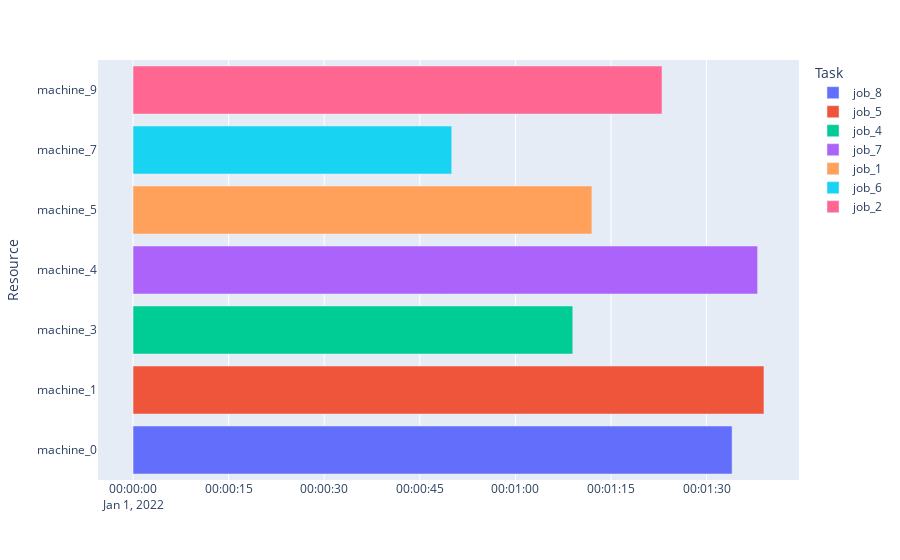
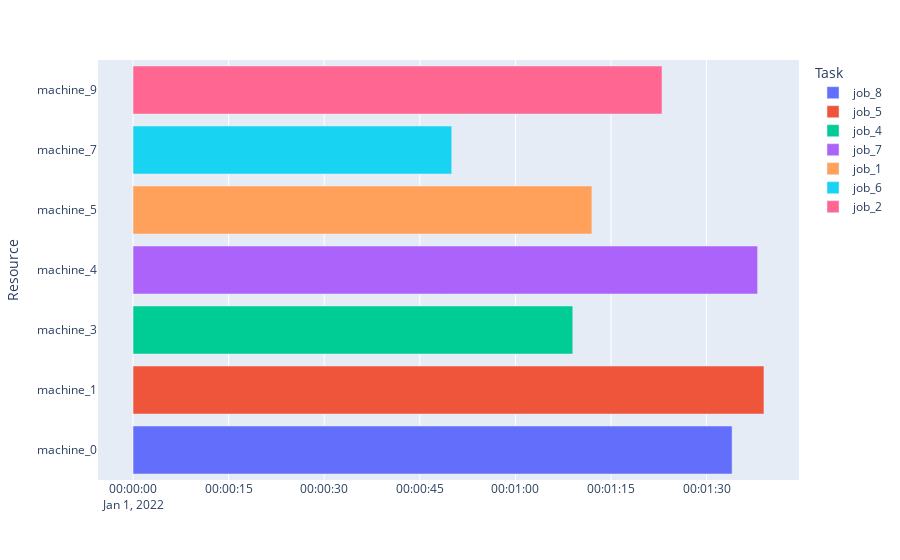
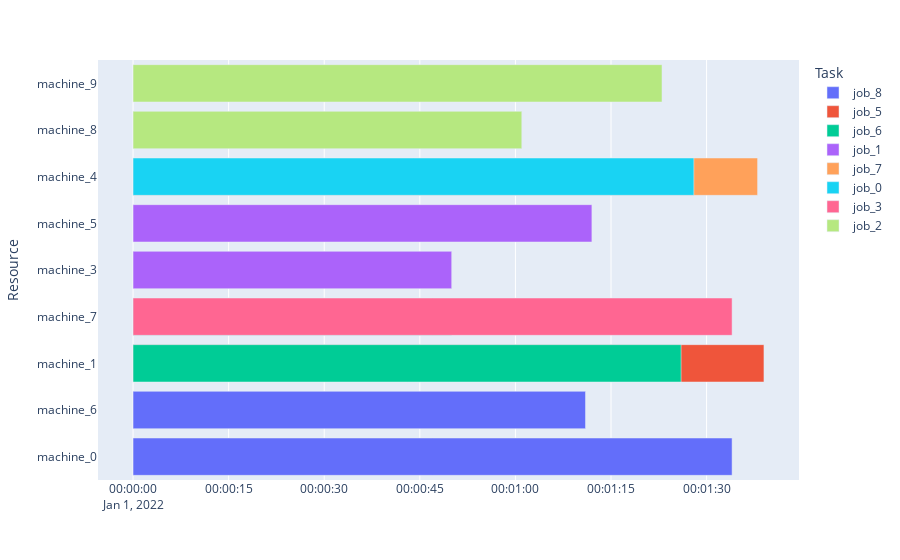
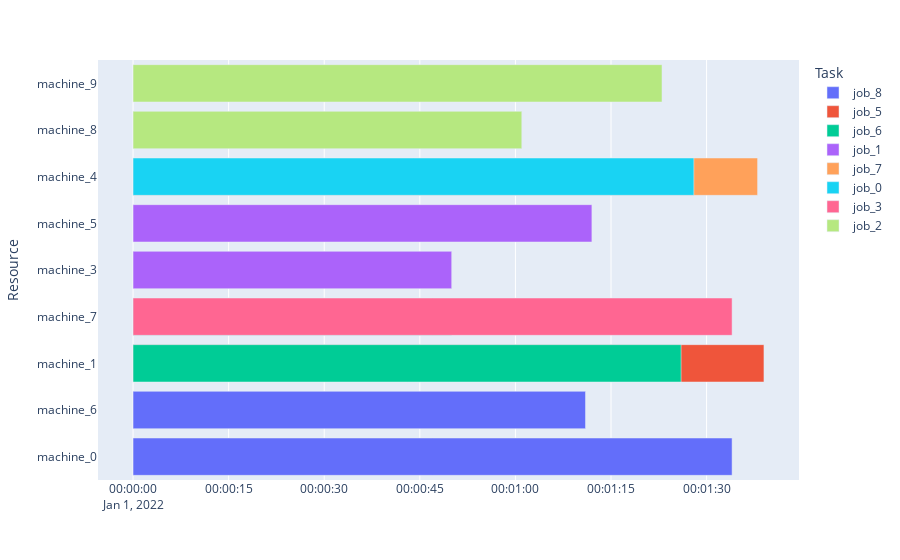

The notebook cell saved with these charts, in order:
### Code cell
import numpy as np
from src.jss_lite.jss_lite import jss_lite
t=np.empty((4,1),dtype=object)
import time
env=jss_lite()


state=env.reset()
for i in range(150):
    legal_action=env.get_legal_actions(state)
    action=np.random.choice(len(legal_action), 1, p=(legal_action / legal_action.sum()))[0]
    if action ==10:
        print(env.current_machines_status)
        env.render()
        state, reward, done, info=env.step(action)
        print(env.current_machines_status)
        env.render()
    else:
        state, reward, done, info=env.step(action)
    print(action)
    #print(env.count_finished_tasks_job_matrix)
    #print(env.count_finished_tasks_machine_matrix)
    #print(env.current_timestep)
    #env.render()
    if done==True:
        print(f"finished! no legal actions possible after {i} steps")
        break

### Figure 1 — Plotly figure (JSON) as saved in the notebook; plotly's stock layout.template omitted (floating-point values rounded to 4 significant figures)
{"data": [{"alignmentgroup": "True", "base": ["2022-01-01T00:00:00"], "hovertemplate": "Task=job_8<br>Start=%{base}<br>Finish=%{x}<br>Resource=%{y}<extra></extra>", "legendgroup": "job_8", "marker": {"color": "#636efa", "pattern": {"shape": ""}}, "name": "job_8", "offsetgroup": "job_8", "orientation": "h", "showlegend": true, "textposition": "auto", "type": "bar", "x": [94000], "xaxis": "x", "y": ["machine_0"], "yaxis": "y"}, {"alignmentgroup": "True", "base": ["2022-01-01T00:00:00"], "hovertemplate": "Task=job_5<br>Start=%{base}<br>Finish=%{x}<br>Resource=%{y}<extra></extra>", "legendgroup": "job_5", "marker": {"color": "#EF553B", "pattern": {"shape": ""}}, "name": "job_5", "offsetgroup": "job_5", "orientation": "h", "showlegend": true, "textposition": "auto", "type": "bar", "x": [99000], "xaxis": "x", "y": ["machine_1"], "yaxis": "y"}, {"alignmentgroup": "True", "base": ["2022-01-01T00:00:00"], "hovertemplate": "Task=job_4<br>Start=%{base}<br>Finish=%{x}<br>Resource=%{y}<extra></extra>", "legendgroup": "job_4", "marker": {"color": "#00cc96", "pattern": {"shape": ""}}, "name": "job_4", "offsetgroup": "job_4", "orientation": "h", "showlegend": true, "textposition": "auto", "type": "bar", "x": [69000], "xaxis": "x", "y": ["machine_3"], "yaxis": "y"}, {"alignmentgroup": "True", "base": ["2022-01-01T00:00:00"], "hovertemplate": "Task=job_7<br>Start=%{base}<br>Finish=%{x}<br>Resource=%{y}<extra></extra>", "legendgroup": "job_7", "marker": {"color": "#ab63fa", "pattern": {"shape": ""}}, "name": "job_7", "offsetgroup": "job_7", "orientation": "h", "showlegend": true, "textposition": "auto", "type": "bar", "x": [98000], "xaxis": "x", "y": ["machine_4"], "yaxis": "y"}, {"alignmentgroup": "True", "base": ["2022-01-01T00:00:00"], "hovertemplate": "Task=job_1<br>Start=%{base}<br>Finish=%{x}<br>Resource=%{y}<extra></extra>", "legendgroup": "job_1", "marker": {"color": "#FFA15A", "pattern": {"shape": ""}}, "name": "job_1", "offsetgroup": "job_1", "orientation": "h", "showlegend": true, "textposition": "auto", "type": "bar", "x": [72000], "xaxis": "x", "y": ["machine_5"], "yaxis": "y"}, {"alignmentgroup": "True", "base": ["2022-01-01T00:00:00"], "hovertemplate": "Task=job_6<br>Start=%{base}<br>Finish=%{x}<br>Resource=%{y}<extra></extra>", "legendgroup": "job_6", "marker": {"color": "#19d3f3", "pattern": {"shape": ""}}, "name": "job_6", "offsetgroup": "job_6", "orientation": "h", "showlegend": true, "textposition": "auto", "type": "bar", "x": [50000], "xaxis": "x", "y": ["machine_7"], "yaxis": "y"}, {"alignmentgroup": "True", "base": ["2022-01-01T00:00:00"], "hovertemplate": "Task=job_2<br>Start=%{base}<br>Finish=%{x}<br>Resource=%{y}<extra></extra>", "legendgroup": "job_2", "marker": {"color": "#FF6692", "pattern": {"shape": ""}}, "name": "job_2", "offsetgroup": "job_2", "orientation": "h", "showlegend": true, "textposition": "auto", "type": "bar", "x": [83000], "xaxis": "x", "y": ["machine_9"], "yaxis": "y"}], "layout": {"barmode": "overlay", "legend": {"title": {"text": "Task"}, "tracegroupgap": 0}, "margin": {"t": 60}, "xaxis": {"anchor": "y", "domain": [0, 1], "type": "date"}, "yaxis": {"anchor": "x", "domain": [0, 1], "title": {"text": "Resource"}}}}

### Figure 2 — Plotly figure (JSON) as saved in the notebook; plotly's stock layout.template omitted (floating-point values rounded to 4 significant figures)
{"data": [{"alignmentgroup": "True", "base": ["2022-01-01T00:00:00"], "hovertemplate": "Task=job_8<br>Start=%{base}<br>Finish=%{x}<br>Resource=%{y}<extra></extra>", "legendgroup": "job_8", "marker": {"color": "#636efa", "pattern": {"shape": ""}}, "name": "job_8", "offsetgroup": "job_8", "orientation": "h", "showlegend": true, "textposition": "auto", "type": "bar", "x": [94000], "xaxis": "x", "y": ["machine_0"], "yaxis": "y"}, {"alignmentgroup": "True", "base": ["2022-01-01T00:00:00"], "hovertemplate": "Task=job_5<br>Start=%{base}<br>Finish=%{x}<br>Resource=%{y}<extra></extra>", "legendgroup": "job_5", "marker": {"color": "#EF553B", "pattern": {"shape": ""}}, "name": "job_5", "offsetgroup": "job_5", "orientation": "h", "showlegend": true, "textposition": "auto", "type": "bar", "x": [99000], "xaxis": "x", "y": ["machine_1"], "yaxis": "y"}, {"alignmentgroup": "True", "base": ["2022-01-01T00:00:00"], "hovertemplate": "Task=job_4<br>Start=%{base}<br>Finish=%{x}<br>Resource=%{y}<extra></extra>", "legendgroup": "job_4", "marker": {"color": "#00cc96", "pattern": {"shape": ""}}, "name": "job_4", "offsetgroup": "job_4", "orientation": "h", "showlegend": true, "textposition": "auto", "type": "bar", "x": [69000], "xaxis": "x", "y": ["machine_3"], "yaxis": "y"}, {"alignmentgroup": "True", "base": ["2022-01-01T00:00:00"], "hovertemplate": "Task=job_7<br>Start=%{base}<br>Finish=%{x}<br>Resource=%{y}<extra></extra>", "legendgroup": "job_7", "marker": {"color": "#ab63fa", "pattern": {"shape": ""}}, "name": "job_7", "offsetgroup": "job_7", "orientation": "h", "showlegend": true, "textposition": "auto", "type": "bar", "x": [98000], "xaxis": "x", "y": ["machine_4"], "yaxis": "y"}, {"alignmentgroup": "True", "base": ["2022-01-01T00:00:00"], "hovertemplate": "Task=job_1<br>Start=%{base}<br>Finish=%{x}<br>Resource=%{y}<extra></extra>", "legendgroup": "job_1", "marker": {"color": "#FFA15A", "pattern": {"shape": ""}}, "name": "job_1", "offsetgroup": "job_1", "orientation": "h", "showlegend": true, "textposition": "auto", "type": "bar", "x": [72000], "xaxis": "x", "y": ["machine_5"], "yaxis": "y"}, {"alignmentgroup": "True", "base": ["2022-01-01T00:00:00"], "hovertemplate": "Task=job_6<br>Start=%{base}<br>Finish=%{x}<br>Resource=%{y}<extra></extra>", "legendgroup": "job_6", "marker": {"color": "#19d3f3", "pattern": {"shape": ""}}, "name": "job_6", "offsetgroup": "job_6", "orientation": "h", "showlegend": true, "textposition": "auto", "type": "bar", "x": [50000], "xaxis": "x", "y": ["machine_7"], "yaxis": "y"}, {"alignmentgroup": "True", "base": ["2022-01-01T00:00:00"], "hovertemplate": "Task=job_2<br>Start=%{base}<br>Finish=%{x}<br>Resource=%{y}<extra></extra>", "legendgroup": "job_2", "marker": {"color": "#FF6692", "pattern": {"shape": ""}}, "name": "job_2", "offsetgroup": "job_2", "orientation": "h", "showlegend": true, "textposition": "auto", "type": "bar", "x": [83000], "xaxis": "x", "y": ["machine_9"], "yaxis": "y"}], "layout": {"barmode": "overlay", "legend": {"title": {"text": "Task"}, "tracegroupgap": 0}, "margin": {"t": 60}, "xaxis": {"anchor": "y", "domain": [0, 1], "type": "date"}, "yaxis": {"anchor": "x", "domain": [0, 1], "title": {"text": "Resource"}}}}

### Figure 3 — Plotly figure (JSON) as saved in the notebook; plotly's stock layout.template omitted (floating-point values rounded to 4 significant figures)
{"data": [{"alignmentgroup": "True", "base": ["2022-01-01T00:00:00", "2022-01-01T00:00:00"], "hovertemplate": "Task=job_8<br>Start=%{base}<br>Finish=%{x}<br>Resource=%{y}<extra></extra>", "legendgroup": "job_8", "marker": {"color": "#636efa", "pattern": {"shape": ""}}, "name": "job_8", "offsetgroup": "job_8", "orientation": "h", "showlegend": true, "textposition": "auto", "type": "bar", "x": [94000, 71000], "xaxis": "x", "y": ["machine_0", "machine_6"], "yaxis": "y"}, {"alignmentgroup": "True", "base": ["2022-01-01T00:00:00"], "hovertemplate": "Task=job_5<br>Start=%{base}<br>Finish=%{x}<br>Resource=%{y}<extra></extra>", "legendgroup": "job_5", "marker": {"color": "#EF553B", "pattern": {"shape": ""}}, "name": "job_5", "offsetgroup": "job_5", "orientation": "h", "showlegend": true, "textposition": "auto", "type": "bar", "x": [99000], "xaxis": "x", "y": ["machine_1"], "yaxis": "y"}, {"alignmentgroup": "True", "base": ["2022-01-01T00:00:00", "2022-01-01T00:00:00"], "hovertemplate": "Task=job_6<br>Start=%{base}<br>Finish=%{x}<br>Resource=%{y}<extra></extra>", "legendgroup": "job_6", "marker": {"color": "#00cc96", "pattern": {"shape": ""}}, "name": "job_6", "offsetgroup": "job_6", "orientation": "h", "showlegend": true, "textposition": "auto", "type": "bar", "x": [86000, 50000], "xaxis": "x", "y": ["machine_1", "machine_7"], "yaxis": "y"}, {"alignmentgroup": "True", "base": ["2022-01-01T00:00:00", "2022-01-01T00:00:00"], "hovertemplate": "Task=job_1<br>Start=%{base}<br>Finish=%{x}<br>Resource=%{y}<extra></extra>", "legendgroup": "job_1", "marker": {"color": "#ab63fa", "pattern": {"shape": ""}}, "name": "job_1", "offsetgroup": "job_1", "orientation": "h", "showlegend": true, "textposition": "auto", "type": "bar", "x": [50000, 72000], "xaxis": "x", "y": ["machine_3", "machine_5"], "yaxis": "y"}, {"alignmentgroup": "True", "base": ["2022-01-01T00:00:00"], "hovertemplate": "Task=job_7<br>Start=%{base}<br>Finish=%{x}<br>Resource=%{y}<extra></extra>", "legendgroup": "job_7", "marker": {"color": "#FFA15A", "pattern": {"shape": ""}}, "name": "job_7", "offsetgroup": "job_7", "orientation": "h", "showlegend": true, "textposition": "auto", "type": "bar", "x": [98000], "xaxis": "x", "y": ["machine_4"], "yaxis": "y"}, {"alignmentgroup": "True", "base": ["2022-01-01T00:00:00"], "hovertemplate": "Task=job_0<br>Start=%{base}<br>Finish=%{x}<br>Resource=%{y}<extra></extra>", "legendgroup": "job_0", "marker": {"color": "#19d3f3", "pattern": {"shape": ""}}, "name": "job_0", "offsetgroup": "job_0", "orientation": "h", "showlegend": true, "textposition": "auto", "type": "bar", "x": [88000], "xaxis": "x", "y": ["machine_4"], "yaxis": "y"}, {"alignmentgroup": "True", "base": ["2022-01-01T00:00:00"], "hovertemplate": "Task=job_3<br>Start=%{base}<br>Finish=%{x}<br>Resource=%{y}<extra></extra>", "legendgroup": "job_3", "marker": {"color": "#FF6692", "pattern": {"shape": ""}}, "name": "job_3", "offsetgroup": "job_3", "orientation": "h", "showlegend": true, "textposition": "auto", "type": "bar", "x": [94000], "xaxis": "x", "y": ["machine_7"], "yaxis": "y"}, {"alignmentgroup": "True", "base": ["2022-01-01T00:00:00", "2022-01-01T00:00:00"], "hovertemplate": "Task=job_2<br>Start=%{base}<br>Finish=%{x}<br>Resource=%{y}<extra></extra>", "legendgroup": "job_2", "marker": {"color": "#B6E880", "pattern": {"shape": ""}}, "name": "job_2", "offsetgroup": "job_2", "orientation": "h", "showlegend": true, "textposition": "auto", "type": "bar", "x": [61000, 83000], "xaxis": "x", "y": ["machine_8", "machine_9"], "yaxis": "y"}], "layout": {"barmode": "overlay", "legend": {"title": {"text": "Task"}, "tracegroupgap": 0}, "margin": {"t": 60}, "xaxis": {"anchor": "y", "domain": [0, 1], "type": "date"}, "yaxis": {"anchor": "x", "domain": [0, 1], "title": {"text": "Resource"}}}}

### Figure 4 — Plotly figure (JSON) as saved in the notebook; plotly's stock layout.template omitted (floating-point values rounded to 4 significant figures)
{"data": [{"alignmentgroup": "True", "base": ["2022-01-01T00:00:00", "2022-01-01T00:00:00"], "hovertemplate": "Task=job_8<br>Start=%{base}<br>Finish=%{x}<br>Resource=%{y}<extra></extra>", "legendgroup": "job_8", "marker": {"color": "#636efa", "pattern": {"shape": ""}}, "name": "job_8", "offsetgroup": "job_8", "orientation": "h", "showlegend": true, "textposition": "auto", "type": "bar", "x": [94000, 71000], "xaxis": "x", "y": ["machine_0", "machine_6"], "yaxis": "y"}, {"alignmentgroup": "True", "base": ["2022-01-01T00:00:00"], "hovertemplate": "Task=job_5<br>Start=%{base}<br>Finish=%{x}<br>Resource=%{y}<extra></extra>", "legendgroup": "job_5", "marker": {"color": "#EF553B", "pattern": {"shape": ""}}, "name": "job_5", "offsetgroup": "job_5", "orientation": "h", "showlegend": true, "textposition": "auto", "type": "bar", "x": [99000], "xaxis": "x", "y": ["machine_1"], "yaxis": "y"}, {"alignmentgroup": "True", "base": ["2022-01-01T00:00:00", "2022-01-01T00:00:00"], "hovertemplate": "Task=job_6<br>Start=%{base}<br>Finish=%{x}<br>Resource=%{y}<extra></extra>", "legendgroup": "job_6", "marker": {"color": "#00cc96", "pattern": {"shape": ""}}, "name": "job_6", "offsetgroup": "job_6", "orientation": "h", "showlegend": true, "textposition": "auto", "type": "bar", "x": [86000, 50000], "xaxis": "x", "y": ["machine_1", "machine_7"], "yaxis": "y"}, {"alignmentgroup": "True", "base": ["2022-01-01T00:00:00", "2022-01-01T00:00:00"], "hovertemplate": "Task=job_1<br>Start=%{base}<br>Finish=%{x}<br>Resource=%{y}<extra></extra>", "legendgroup": "job_1", "marker": {"color": "#ab63fa", "pattern": {"shape": ""}}, "name": "job_1", "offsetgroup": "job_1", "orientation": "h", "showlegend": true, "textposition": "auto", "type": "bar", "x": [50000, 72000], "xaxis": "x", "y": ["machine_3", "machine_5"], "yaxis": "y"}, {"alignmentgroup": "True", "base": ["2022-01-01T00:00:00"], "hovertemplate": "Task=job_7<br>Start=%{base}<br>Finish=%{x}<br>Resource=%{y}<extra></extra>", "legendgroup": "job_7", "marker": {"color": "#FFA15A", "pattern": {"shape": ""}}, "name": "job_7", "offsetgroup": "job_7", "orientation": "h", "showlegend": true, "textposition": "auto", "type": "bar", "x": [98000], "xaxis": "x", "y": ["machine_4"], "yaxis": "y"}, {"alignmentgroup": "True", "base": ["2022-01-01T00:00:00"], "hovertemplate": "Task=job_0<br>Start=%{base}<br>Finish=%{x}<br>Resource=%{y}<extra></extra>", "legendgroup": "job_0", "marker": {"color": "#19d3f3", "pattern": {"shape": ""}}, "name": "job_0", "offsetgroup": "job_0", "orientation": "h", "showlegend": true, "textposition": "auto", "type": "bar", "x": [88000], "xaxis": "x", "y": ["machine_4"], "yaxis": "y"}, {"alignmentgroup": "True", "base": ["2022-01-01T00:00:00"], "hovertemplate": "Task=job_3<br>Start=%{base}<br>Finish=%{x}<br>Resource=%{y}<extra></extra>", "legendgroup": "job_3", "marker": {"color": "#FF6692", "pattern": {"shape": ""}}, "name": "job_3", "offsetgroup": "job_3", "orientation": "h", "showlegend": true, "textposition": "auto", "type": "bar", "x": [94000], "xaxis": "x", "y": ["machine_7"], "yaxis": "y"}, {"alignmentgroup": "True", "base": ["2022-01-01T00:00:00", "2022-01-01T00:00:00"], "hovertemplate": "Task=job_2<br>Start=%{base}<br>Finish=%{x}<br>Resource=%{y}<extra></extra>", "legendgroup": "job_2", "marker": {"color": "#B6E880", "pattern": {"shape": ""}}, "name": "job_2", "offsetgroup": "job_2", "orientation": "h", "showlegend": true, "textposition": "auto", "type": "bar", "x": [61000, 83000], "xaxis": "x", "y": ["machine_8", "machine_9"], "yaxis": "y"}], "layout": {"barmode": "overlay", "legend": {"title": {"text": "Task"}, "tracegroupgap": 0}, "margin": {"t": 60}, "xaxis": {"anchor": "y", "domain": [0, 1], "type": "date"}, "yaxis": {"anchor": "x", "domain": [0, 1], "title": {"text": "Resource"}}}}
